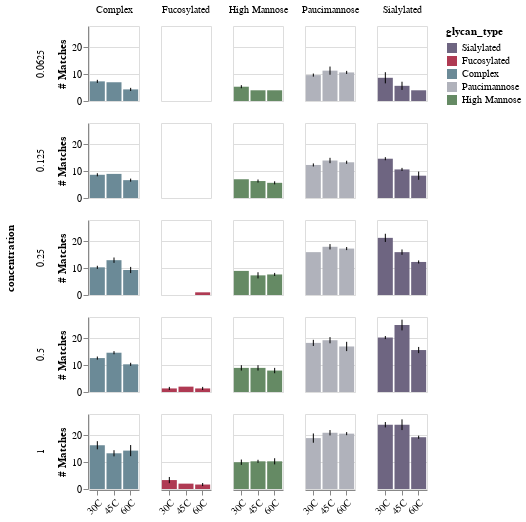

Notebook code cell kept with this figure:
### Code cell
glycan_sub = df[
    [
        "sequence",
        "glycan",
        "glycan_type",
        "pep_mods",
        "temperature",
        "concentration",
        "dilution",
        "run",
    ]
]

glycan_color_scale = alt.Scale(
    domain=[
        'Sialylated',
        'Fucosylated',
        'Complex',
        'Paucimannose',
        'High Mannose',
    ],
    range=[
        '#6E6581',
        '#AF3A53',
        '#6B8A97',
        '#B0B2BB',
        '#658A64',
    ]
)

bars = (
    alt.Chart(glycan_sub)
    .mark_bar()
    .encode(
        x=alt.X("temperature:N", title="", axis=alt.Axis(labelAngle=-45)),
        y=alt.Y("mean(my_count):Q", title="# Matches"),
        color=alt.Color("glycan_type:N", scale=glycan_color_scale),
    )
    .transform_aggregate(
        my_count='count(glycan_type)',
        groupby=['glycan_type', 'concentration', 'temperature', 'run']
    )
).properties(width=50, height=75)

err = (
    alt.Chart(glycan_sub)
    .mark_errorbar(extent='stdev')
    .encode(
        x=alt.X("temperature:N", title="", axis=alt.Axis(labelAngle=-45)),
        y=alt.Y("mean(my_count):Q", title="# Matches"),
    )
    .transform_aggregate(
        my_count='count(glycan_type)',
        groupby=['glycan_type', 'concentration', 'temperature', 'run']
    )
)

glyc_by_concentration = alt.layer(bars, err).facet(
    column=alt.Column('glycan_type', title=''),
    row='concentration:N'
)

glyc_by_concentration

### Figure 1 — Vega-Lite specification as saved in the notebook (floating-point values rounded to 4 significant figures; data arrays with more than 128 entries replaced by an {"elided": "..."} marker saying what was removed)
{"config": {"view": {"continuousWidth": 400, "continuousHeight": 300}}, "data": {"name": "data-9bcd8d69af6fdc15eb26fd8fb1e132f7"}, "facet": {"column": {"type": "nominal", "field": "glycan_type", "title": ""}, "row": {"type": "nominal", "field": "concentration"}}, "spec": {"layer": [{"mark": "bar", "encoding": {"color": {"type": "nominal", "field": "glycan_type", "scale": {"domain": ["Sialylated", "Fucosylated", "Complex", "Paucimannose", "High Mannose"], "range": ["#6E6581", "#AF3A53", "#6B8A97", "#B0B2BB", "#658A64"]}}, "x": {"type": "nominal", "axis": {"labelAngle": -45}, "field": "temperature", "title": ""}, "y": {"type": "quantitative", "aggregate": "mean", "field": "my_count", "title": "# Matches"}}, "height": 75, "transform": [{"aggregate": [{"op": "count", "field": "glycan_type", "as": "my_count"}], "groupby": ["glycan_type", "concentration", "temperature", "run"]}], "width": 50}, {"mark": {"type": "errorbar", "extent": "stdev"}, "encoding": {"x": {"type": "nominal", "axis": {"labelAngle": -45}, "field": "temperature", "title": ""}, "y": {"type": "quantitative", "aggregate": "mean", "field": "my_count", "title": "# Matches"}}, "transform": [{"aggregate": [{"op": "count", "field": "glycan_type", "as": "my_count"}], "groupby": ["glycan_type", "concentration", "temperature", "run"]}]}]}, "$schema": "https://vega.github.io/schema/vega-lite/v4.8.1.json", "datasets": {"data-9bcd8d69af6fdc15eb26fd8fb1e132f7": {"elided": "2253 records"}}}
